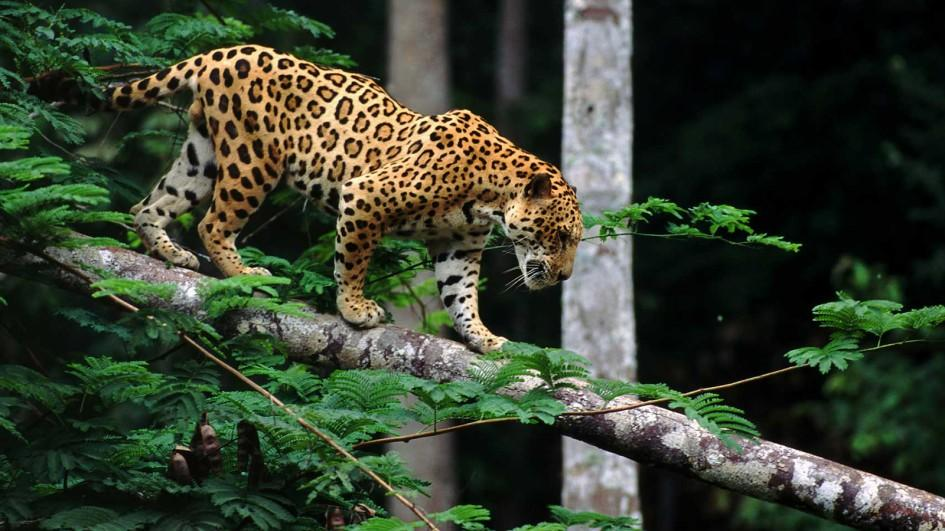
#> input picture task-4/images/jaguar.jpg, 945 x 531 px, found by its file name
$ python filters.py
#> lines starting #> are read from the running program, lines starting #| are printed output that depends on the picture
import matplotlib.pyplot as plt
import numpy as np

img = plt.imread('jaguar.jpg')
#> img is the input picture: shape (531, 945, 3); mean R, G, B 55.6, 64.6, 47.7

def dft(x):
    x = np.asarray(x, dtype=float)
    N = x.shape[0]
    n = np.arange(N)
    k = n.reshape((N, 1))
    M = np.exp(-2j * np.pi * k * n / N)
    return np.dot(M, x)

def fft(x):
    x = np.asarray(x, dtype=float)
    N = x.shape[0]
    if N % 2 > 0:
        raise ValueError("must be a power of 2")
    elif N <= 2:
        return dft(x)
    else:
        X_even = fft(x[::2])
        X_odd = fft(x[1::2])
        terms = np.exp(-2j * np.pi * np.arange(N) / N)
        return np.concatenate([X_even + terms[:int(N/2)] * X_odd,
                               X_even + terms[int(N/2):] * X_odd])

def fft_v(x):
    x = np.asarray(x, dtype=float)
    N = x.shape[0]
    if np.log2(N) % 1 > 0:
        raise ValueError("must be a power of 2")

    N_min = min(N, 2)

    n = np.arange(N_min)
    k = n[:, None]
    M = np.exp(-2j * np.pi * n * k / N_min)
    X = np.dot(M, x.reshape((N_min, -1)))
    while X.shape[0] < N:
            X_even = X[:, :int(X.shape[1] / 2)]
            X_odd = X[:, int(X.shape[1] / 2):]
            terms = np.exp(-1j * np.pi * np.arange(X.shape[0])
                            / X.shape[0])[:, None]
            X = np.vstack([X_even + terms * X_odd,
                        X_even - terms * X_odd])
    return X.ravel()

x = np.random.random(1024)
np.allclose(dft(x), np.fft.fft(x))
np.allclose(fft(x), np.fft.fft(x))


def draw_cicle(shape,diamiter):
    '''
    Input:
    shape    : tuple (height, width)
    diameter : scalar

    Output:
    np.array of shape  that says True within a circle with diamiter =  around center
    '''
#> called with shape = (531, 945), diamiter = 50
    assert len(shape) == 2
    TF = np.zeros(shape,dtype=bool)
    center = np.array(TF.shape)/2.0

    for iy in range(shape[0]):
        for ix in range(shape[1]):
            TF[iy,ix] = (iy- center[0])**2 + (ix - center[1])**2 < diamiter **2
    return(TF)

TFcircleIN   = draw_cicle(shape=img.shape[:2],diamiter=50)
TFcircleOUT  = ~TFcircleIN
#Low pass and High pass filters
fig = plt.figure(figsize=(30,10))
ax  = fig.add_subplot(1,2,1)
im  = ax.imshow(TFcircleIN,cmap="gray")
plt.colorbar(im)
ax  = fig.add_subplot(1,2,2)
im  = ax.imshow(TFcircleOUT,cmap="gray")
plt.colorbar(im)
plt.show()
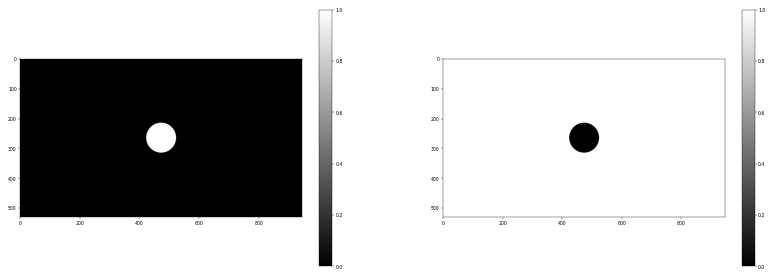
#> figure drawn by matplotlib, 4 panels


def Image_transform(Image):
    Image=Image/float(2**8)
    fft_img = np.zeros_like(Image,dtype=complex)
    for ichannel in range(fft_img.shape[2]):
        fft_img[:,:,ichannel] = np.fft.fftshift(np.fft.fft2(Image[:,:,ichannel]))
    return fft_img

def filter_circle(filter_type,Shape,fft_img_channel):
    temp = np.zeros(fft_img_channel.shape[:2],dtype=complex)
    if filter_type=="low":
        TFcircle=draw_cicle(shape=Shape,diamiter=20)
    else:
        TFcircle=~draw_cicle(shape=Shape,diamiter=5)
    temp[TFcircle] = fft_img_channel[TFcircle]
    return(temp)

def low_pass_filter(image):
    fft_image = Image_transform(image)
    fft_image_filtered_IN = []
    for ichannel in range(fft_image.shape[2]):
        fft_image_channel  = fft_image[:,:,ichannel]
        ## circle IN
        temp = filter_circle("low",image.shape[:2],fft_image_channel)
        fft_image_filtered_IN.append(temp)
    fft_image_filtered_IN = np.array(fft_image_filtered_IN)
    fft_image_filtered_IN = np.transpose(fft_image_filtered_IN,(1,2,0))
    return fft_image_filtered_IN

def High_pass_filter(image):
    fft_image = Image_transform(image)
    fft_image_filtered_OUT = []
    for ichannel in range(fft_image.shape[2]):
        fft_image_channel  = fft_image[:,:,ichannel]
        ## circle OUT
        temp = filter_circle("high",image.shape[:2],fft_image_channel)
        fft_image_filtered_OUT.append(temp)
    fft_image_filtered_OUT = np.array(fft_image_filtered_OUT)
    fft_image_filtered_OUT = np.transpose(fft_image_filtered_OUT,(1,2,0))
    return fft_image_filtered_OUT

abs_fft_img              = np.abs(Image_transform(img))
abs_fft_img_filtered_IN  = np.abs(low_pass_filter(img))
#> after the loop in low_pass_filter, `for ichannel in range(fft_image.shape[2]):`: fft_image_filtered_IN = 3 items
abs_fft_img_filtered_OUT = np.abs(High_pass_filter(img))

def imshow_fft(absfft):
    magnitude_spectrum = 20*np.log(absfft)
    return(ax.imshow(magnitude_spectrum,cmap="gray"))

fig, axs = plt.subplots(nrows=3,ncols=3,figsize=(15,10))
fontsize = 15

for ichannel, color in enumerate(["R","G","B"]):
    ax = axs[0,ichannel]
    ax.set_title(color)
    im = imshow_fft(abs_fft_img[:,:,ichannel])
    if ichannel == 0:
        ax.set_ylabel("original DFT",fontsize=fontsize)
    fig.colorbar(im,ax=ax)


    ax = axs[1,ichannel]
    im = imshow_fft(abs_fft_img_filtered_IN[:,:,ichannel])
    if ichannel == 0:
        ax.set_ylabel("DFT + low pass filter",fontsize=fontsize)
    fig.colorbar(im,ax=ax)

    ax = axs[2,ichannel]
    im = imshow_fft(abs_fft_img_filtered_OUT[:,:,ichannel])
    if ichannel == 0:
        ax.set_ylabel("DFT + high pass filter",fontsize=fontsize)
    fig.colorbar(im,ax=ax)
#> this loop made 3 passes
#> pass 1, in imshow_fft, `magnitude_spectrum = 20*np.log(absfft)`:
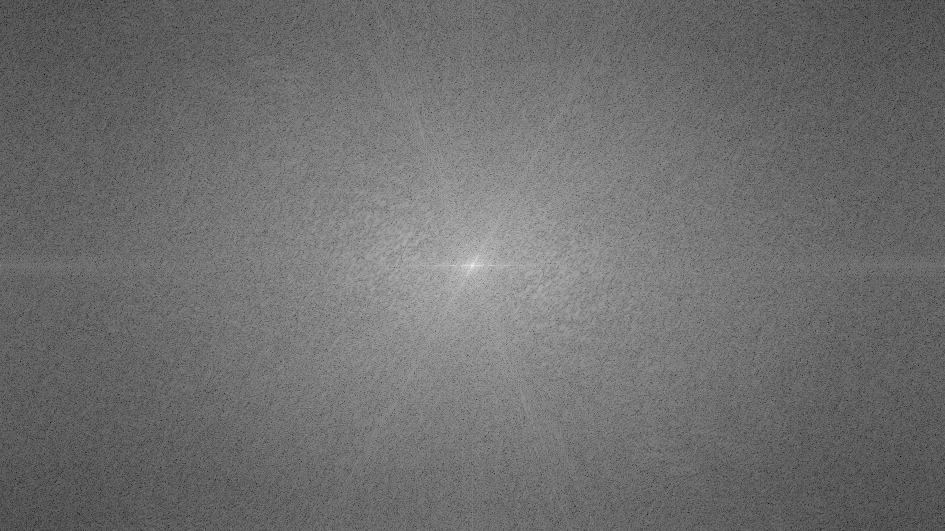
#> magnitude_spectrum: shape (531, 945) float64; min -82.02, max 232, mean 55; drawn with min black and max white
#> pass 1, in imshow_fft (call 2), `magnitude_spectrum = 20*np.log(absfft)`:
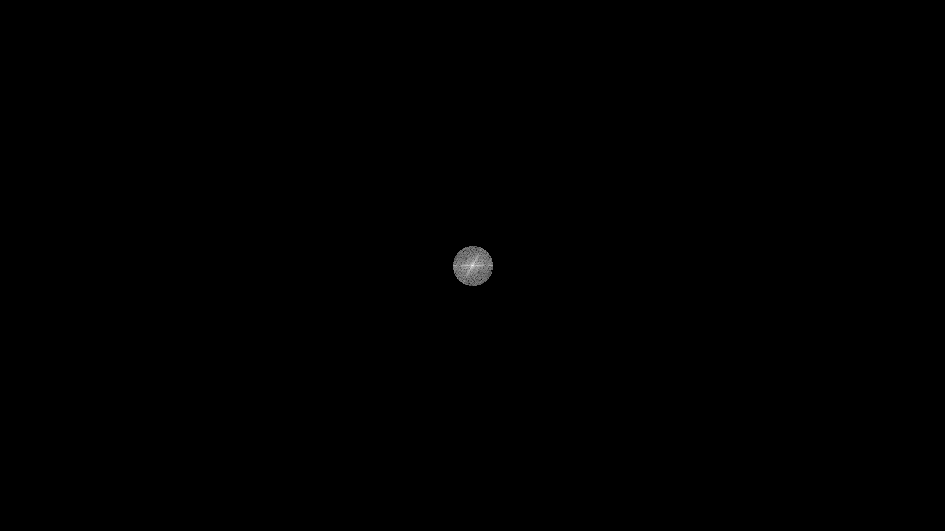
#> magnitude_spectrum: shape (531, 945) float64; 99.75% of the values are NaN or infinite; the others: min 54.86, max 232, mean 138.9; drawn with min black, max white, NaN and infinite black
#> pass 1, in imshow_fft (call 3), `magnitude_spectrum = 20*np.log(absfft)`:
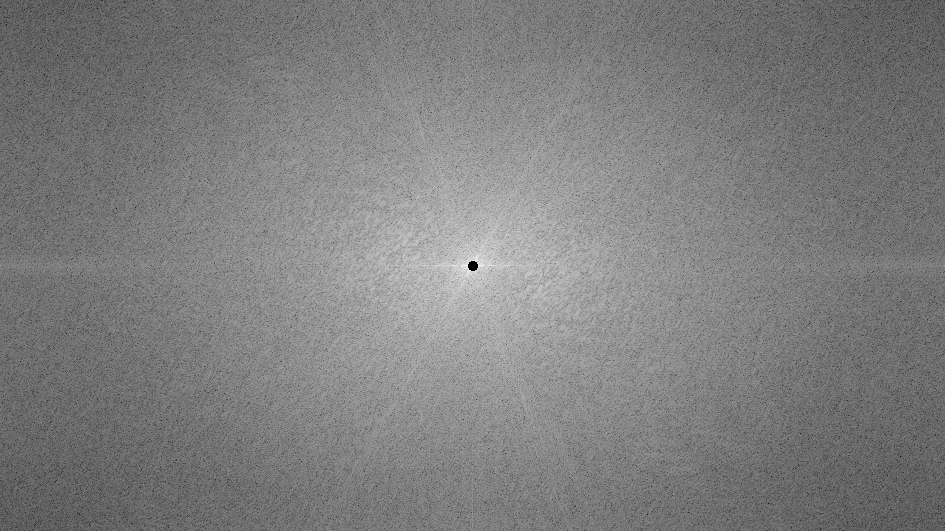
#> magnitude_spectrum: shape (531, 945) float64; 0.02% of the values are NaN or infinite; the others: min -82.02, max 193.9, mean 55.01; drawn with min black, max white, NaN and infinite black


def inv_FFT_all_channel(fft_img):
    img_reco = []
#> img_reco = []
    for ichannel in range(fft_img.shape[2]):
        img_reco.append(np.fft.ifft2(np.fft.ifftshift(fft_img[:,:,ichannel])))
#> after the loop, img_reco = 3 items
    img_reco = np.array(img_reco)
    img_reco = np.transpose(img_reco,(1,2,0))
    return(img_reco)


img_reco              = inv_FFT_all_channel(Image_transform(img))
img_reco_filtered_IN  = inv_FFT_all_channel(low_pass_filter(img))
img_reco_filtered_OUT = inv_FFT_all_channel(High_pass_filter(img))

fig = plt.figure(figsize=(25,18))
ax  = fig.add_subplot(1,3,1)
ax.imshow(np.abs(img_reco))
ax.set_title("original image")

ax  = fig.add_subplot(1,3,2)
ax.imshow(np.abs(img_reco_filtered_IN))
ax.set_title("low pass filter image")


ax  = fig.add_subplot(1,3,3)
ax.imshow(np.abs(img_reco_filtered_OUT))
ax.set_title("high pass filtered image")
plt.show()
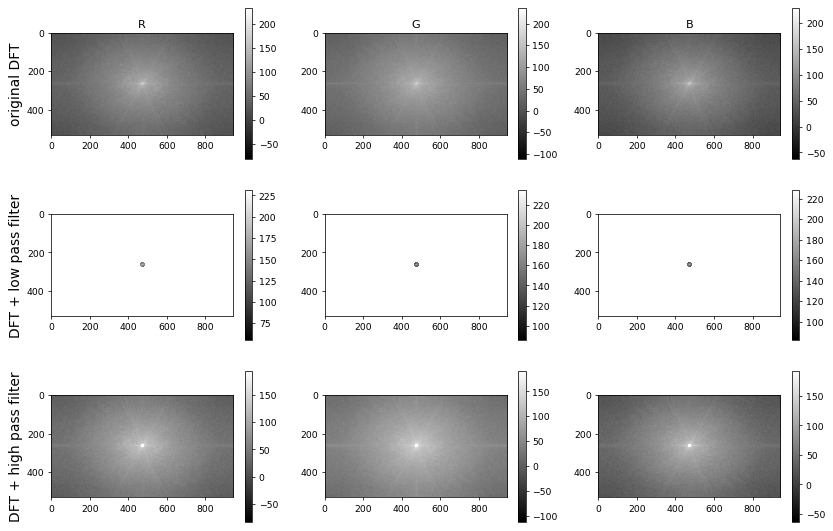
#> figure drawn by matplotlib, 18 panels
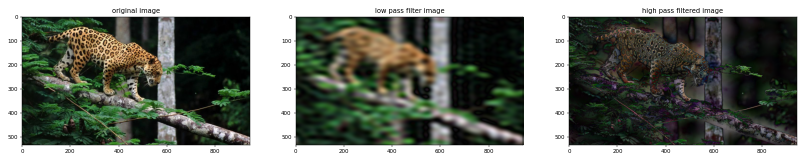
#> figure drawn by matplotlib, 3 panels

$ run again, with task-4/images/dog.jpg copied over task-4/images/jaguar.jpg
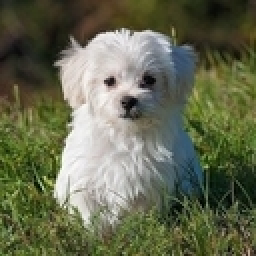
#> input picture task-4/images/dog.jpg, 128 x 128 px, found by its file name (shown 2 times larger)
#> img is the input picture: shape (128, 128, 3); mean R, G, B 101.9, 106.1, 81.1
#> after the loop in low_pass_filter, `for ichannel in range(fft_image.shape[2]):`: fft_image_filtered_IN = 3 items
#> the loop `for ichannel, color in enumerate(["R","G","B"]):` made 3 passes
#> pass 1, in imshow_fft (call 3), `magnitude_spectrum = 20*np.log(absfft)`:
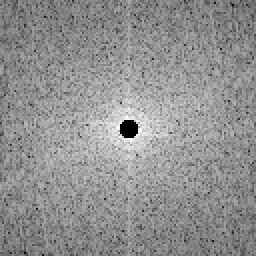
#> magnitude_spectrum: shape (128, 128) float64 (shown 2 times larger); 0.42% of the values are NaN or infinite; the others: min -59.21, max 104.3, mean 34.18; drawn with min black, max white, NaN and infinite black
#> in inv_FFT_all_channel, `img_reco = []`: img_reco = []
#> after the loop in inv_FFT_all_channel, `for ichannel in range(fft_img.shape[2]):`: img_reco = 3 items
#> `plt.show()`:
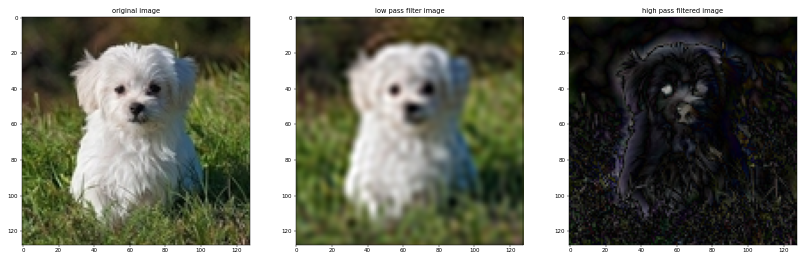
#> figure drawn by matplotlib, 3 panels

$ run again, with task-4/images/ct_scan.png saved as task-4/images/jaguar.jpg
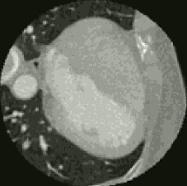
#> input picture task-4/images/ct_scan.png, 187 x 186 px, found by its file name
#> img is the input picture: shape (186, 187, 3); mean R, G, B 103, 106, 95
#> after the loop in low_pass_filter, `for ichannel in range(fft_image.shape[2]):`: fft_image_filtered_IN = 3 items
#> the loop `for ichannel, color in enumerate(["R","G","B"]):` made 3 passes
#> pass 1, in imshow_fft (call 3), `magnitude_spectrum = 20*np.log(absfft)`:
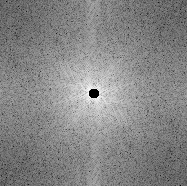
#> magnitude_spectrum: shape (186, 187) float64; 0.22% of the values are NaN or infinite; the others: min -87.79, max 122.2, mean 22.94; drawn with min black, max white, NaN and infinite black
#> in inv_FFT_all_channel, `img_reco = []`: img_reco = []
#> after the loop in inv_FFT_all_channel, `for ichannel in range(fft_img.shape[2]):`: img_reco = 3 items
#> `plt.show()`:
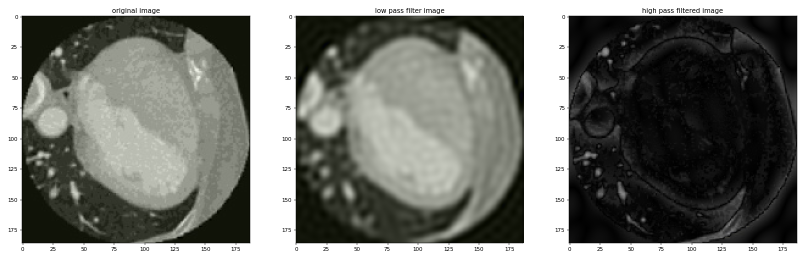
#> figure drawn by matplotlib, 3 panels
